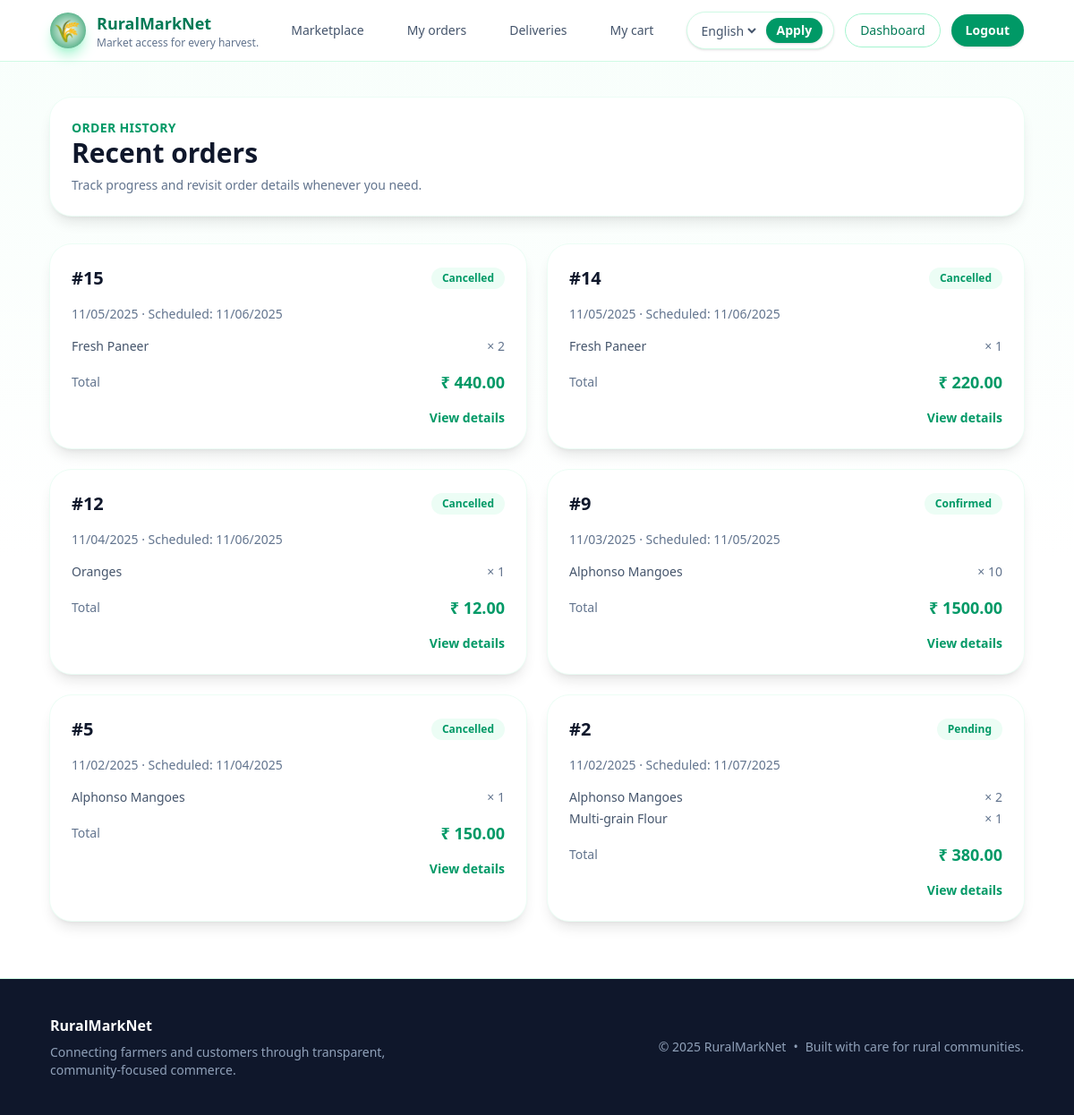
The page /orders/my/ (signed in) on the database its author committed.
### orders/models.py (models this page shows, shortened)
class Order(models.Model):
    class Status(models.TextChoices):
        CART = "cart", _("Cart")
        PENDING = "pending", _("Pending")
        CONFIRMED = "confirmed", _("Confirmed")
        SHIPPED = "shipped", _("Shipped")
        DELIVERED = "delivered", _("Delivered")
        CANCELLED = "cancelled", _("Cancelled")
    class PaymentStatus(models.TextChoices):
        UNPAID = "unpaid", _("Unpaid")
        PAID = "paid", _("Paid")
        REFUNDED = "refunded", _("Refunded")
        FAILED = "failed", _("Failed")
    customer = models.ForeignKey(
        settings.AUTH_USER_MODEL,
        on_delete=models.CASCADE,
        related_name="orders",
    )
    status = models.CharField(
        max_length=20, choices=Status.choices, default=Status.CART
    )
    payment_status = models.CharField(
        max_length=20, choices=PaymentStatus.choices, default=PaymentStatus.UNPAID
    )
    total_amount = models.DecimalField(max_digits=10, decimal_places=2, default=0)
    delivery_address = models.TextField(blank=True)
    scheduled_date = models.DateField(null=True, blank=True)
    scheduled_window = models.CharField(max_length=50, blank=True)
    notes = models.TextField(blank=True)
    created_at = models.DateTimeField(auto_now_add=True)
    updated_at = models.DateTimeField(auto_now=True)
    class Meta:
        ordering = ["-created_at"]

class OrderItem(models.Model):
    order = models.ForeignKey(
        Order,
        on_delete=models.CASCADE,
        related_name="items",
    )
    product = models.ForeignKey(Product, on_delete=models.PROTECT)
    quantity = models.PositiveIntegerField(default=1)
    price = models.DecimalField(max_digits=8, decimal_places=2)
    line_total = models.DecimalField(max_digits=10, decimal_places=2, editable=False)
    class Meta:
        unique_together = ("order", "product")

### products/models.py (models this page shows, shortened)
class Product(models.Model):
    class Categories(models.TextChoices):
        VEGETABLES = "vegetables", _("Vegetables")
        FRUITS = "fruits", _("Fruits")
        DAIRY = "dairy", _("Dairy")
        GRAINS = "grains", _("Grains")
        OTHERS = "others", _("Others")
    class Units(models.TextChoices):
        KILOGRAM = "kg", _("Kilogram")
        GRAM = "g", _("Gram")
        LITRE = "l", _("Litre")
        PIECE = "piece", _("Piece")
        BUNCH = "bunch", _("Bunch")
    class QualityGrades(models.TextChoices):
        PREMIUM = "premium", _("Premium grade")
        STANDARD = "standard", _("Standard grade")
        ECONOMY = "economy", _("Economy grade")
    class FarmingPractices(models.TextChoices):
        ORGANIC = "organic", _("Organic")
        NATURAL = "natural", _("Natural")
        CONVENTIONAL = "conventional", _("Conventional")
        HYDROPONIC = "hydroponic", _("Hydroponic")
    name = models.CharField(max_length=255)
    slug = models.SlugField(unique=True, blank=True)
    farmer = models.ForeignKey(
        settings.AUTH_USER_MODEL,
        on_delete=models.CASCADE,
        related_name="products",
    )
    category = models.CharField(max_length=32, choices=Categories.choices)
    description = models.TextField(blank=True)
    price = models.DecimalField(max_digits=8, decimal_places=2)
    unit = models.CharField(
        max_length=16,
        choices=Units.choices,
        default=Units.KILOGRAM,
        help_text=_("Measurement customers will see when ordering."),
    )
    unit_quantity = models.DecimalField(
        max_digits=6,
        decimal_places=2,
        default=Decimal("1.00"),
        validators=[MinValueValidator(Decimal("0.01"))],
        help_text=_("Amount of produce included per unit."),
    )
    quality_grade = models.CharField(
        max_length=32,
        choices=QualityGrades.choices,
        default=QualityGrades.STANDARD,
        help_text=_("Visible quality grade to reassure buyers."),
    )
    farming_practice = models.CharField(
        max_length=32,
        choices=FarmingPractices.choices,
        default=FarmingPractices.CONVENTIONAL,
        help_text=_("Primary growing method used."),
    )
    harvest_date = models.DateField(blank=True, null=True, help_text=_("Optional harvest date for traceability."))
    best_before_days = models.PositiveSmallIntegerField(
        blank=True,
        null=True,
        help_text=_("Number of days the produce stays at peak quality."),
    )
    inventory = models.PositiveIntegerField(default=0)
    available = models.BooleanField(default=True)
    location = models.CharField(max_length=128, blank=True)
    storage_instructions = models.TextField(blank=True, help_text=_("Tips customers should follow after delivery."))
    certifications = models.CharField(
        max_length=255,
        blank=True,
        help_text=_("Organic, FPO or other certification names."),
    )
    image = models.ImageField(upload_to="products/", blank=True)
    created_at = models.DateTimeField(auto_now_add=True)
    updated_at = models.DateTimeField(auto_now=True)
    class Meta:
        ordering = ["name"]
        verbose_name = _("Product")
        verbose_name_plural = _("Products")

### orders/views.py (the view)
# urls.py: path("my/", OrderListView.as_view(), name="list"),
class OrderListView(CustomerRequiredMixin, ListView):
    template_name = "orders/order_list.html"
    context_object_name = "orders"
    def get_queryset(self):  # type: ignore[override]
        return (
            Order.objects.filter(customer=self.request.user)
            .exclude(status=Order.Status.CART)
            .prefetch_related("items__product")
            .order_by("-created_at")
        )

### products/forms.py
class ProductFilterForm(forms.Form):
    search = forms.CharField(required=False, label=_("Search"))
    category = forms.ChoiceField(
        required=False,
        choices=[("", _("All categories"))] + list(Product.Categories.choices),
    )
    min_price = forms.DecimalField(required=False, min_value=0, label=_("Min price"))
    max_price = forms.DecimalField(required=False, min_value=0, label=_("Max price"))
    available = forms.BooleanField(required=False, initial=True, label=_("In stock"))

### accounts/mixins.py (called while the page is built)
    def test_func(self) -> bool:  # noqa: D401
        request = getattr(self, "request", None)
        user = getattr(request, "user", None)
        return bool(
            getattr(user, "is_authenticated", False)
            and getattr(user, "is_customer", False)
            and not getattr(user, "is_staff", False)
        )

### accounts/models.py (called while the page is built)
    @property
    def is_customer(self) -> bool:
        return self.role == self.Roles.CUSTOMER

### products/context_processors.py (called while the page is built)
def product_filters(request):
    return {
        "product_filter_form": ProductFilterForm(request.GET or None),
        "product_categories": Product.Categories.choices,
    }

### orders/templates/orders/order_list.html (shortened to what this page needs)
{% extends "base.html" %}
{% load i18n %}
{% block content %}
<section class="space-y-8">
    <div class="rounded-3xl bg-white p-6 shadow-lg ring-1 ring-emerald-50">
        <p class="text-sm font-semibold uppercase tracking-wide text-emerald-600">{% trans "Order history" %}</p>
        <h1 class="text-3xl font-semibold text-slate-900">{% trans "Recent orders" %}</h1>
        <p class="mt-2 text-sm text-slate-500">{% trans "Track progress and revisit order details whenever you need." %}</p>
    </div>
    {% if orders %}
        <div class="grid gap-6 md:grid-cols-2">
            {% for order in orders %}
                <article class="flex h-full flex-col gap-4 rounded-3xl bg-white p-6 shadow-lg ring-1 ring-emerald-50">
                    <div class="flex items-center justify-between">
                        <h2 class="text-xl font-semibold text-slate-900">#{{ order.pk }}</h2>
                        <span class="rounded-full bg-emerald-50 px-3 py-1 text-xs font-semibold text-emerald-600">{{ order.get_status_display }}</span>
                    </div>
                    <p class="text-sm text-slate-500">
                        {{ order.created_at|date:"SHORT_DATE_FORMAT" }}
                        {% if order.scheduled_date %}
                            · {% trans "Scheduled" %}: {{ order.scheduled_date|date:"SHORT_DATE_FORMAT" }}
                        {% endif %}
                    </p>
                    <ul class="space-y-1 text-sm text-slate-600">
                        {% for item in order.items.all %}
                            <li class="flex items-center justify-between">
                                <span>{{ item.product.name }}</span>
                                <span class="text-slate-500">× {{ item.quantity }}</span>
                            </li>
                        {% empty %}
                            <li class="text-xs text-slate-400">{% trans "No items recorded yet." %}</li>
                        {% endfor %}
                    </ul>
                    <div class="flex items-center justify-between">
                        <span class="text-sm text-slate-500">{% trans "Total" %}</span>
                        <span class="text-lg font-semibold text-emerald-600">₹ {{ order.total_amount }}</span>
                    </div>
                    <div class="flex items-center justify-end">
                        <a href="{% url 'orders:detail' order.pk %}" class="text-sm font-semibold text-emerald-600 hover:text-emerald-500">{% trans "View details" %}</a>
                    </div>
                </article>
            {% endfor %}
        </div>
    {% endif %}
</section>
{% endblock %}

### rows shown on the page
Order: pk "15", status "Cancelled", created_at "11/05/2025", scheduled_date "11/06/2025", total_amount "440.00"
OrderItem: product.name "Fresh Paneer", quantity "2"
Order: pk "14", status "Cancelled", created_at "11/05/2025", scheduled_date "11/06/2025", total_amount "220.00"
OrderItem: product.name "Fresh Paneer", quantity "1"
Order: pk "12", status "Cancelled", created_at "11/04/2025", scheduled_date "11/06/2025", total_amount "12.00"
OrderItem: product.name "Oranges", quantity "1"
Order: pk "9", status "Confirmed", created_at "11/03/2025", scheduled_date "11/05/2025", total_amount "1500.00"
OrderItem: product.name "Alphonso Mangoes", quantity "10"
Order: pk "5", status "Cancelled", created_at "11/02/2025", scheduled_date "11/04/2025", total_amount "150.00"
OrderItem: product.name "Alphonso Mangoes", quantity "1"
Order: pk "2", status "Pending", created_at "11/02/2025", scheduled_date "11/07/2025", total_amount "380.00"
OrderItem: product.name "Alphonso Mangoes", quantity "2"
OrderItem: product.name "Multi-grain Flour", quantity "1"

### other values the page prints
form field language "English"
